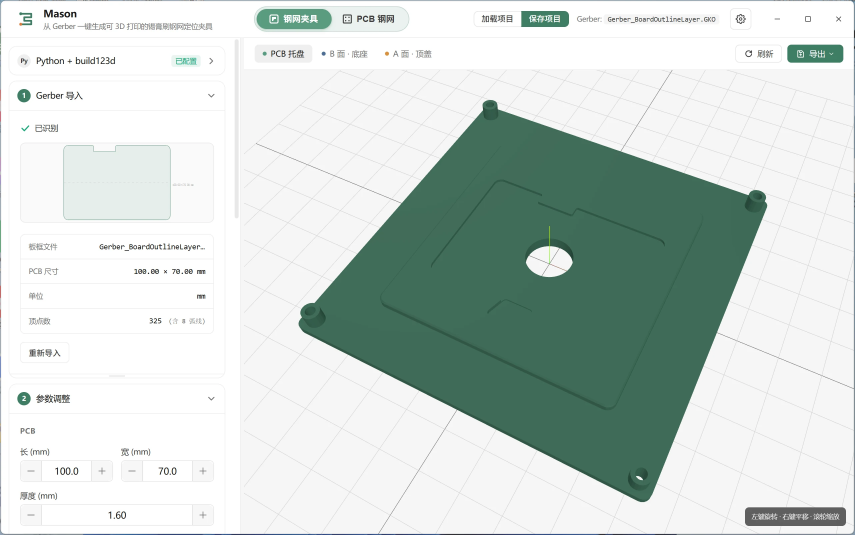
#> input picture docs/assets/shot-jig.webp, 2564 x 1604 px (shown at 1/3 size); its folder holds 4 pictures in this run
$ python build-site-images.py
#> lines starting #> are read from the running program, lines starting #| are printed output that depends on the picture
"""Build responsive website screenshots from the full-resolution WebP assets."""
from pathlib import Path
from PIL import Image

assets = Path(__file__).resolve().parents[1] / "docs" / "assets"
for name in ("shot-jig", "shot-stencil"):
    with Image.open(assets / f"{name}.webp") as source:
#> source is the input picture: PIL image 2564x1604 RGB; mean R, G, B 202.4, 213.2, 208.6
        for width in (800, 1600):
            height = round(source.height * width / source.width)
            image = source.resize((width, height), Image.Resampling.LANCZOS)
            target = assets / f"{name}-{width}.webp"
            image.save(target, "WEBP", quality=84, method=6)
            print(f"{target.name}: {target.stat().st_size:,} bytes")
#> this loop made 2 passes
#> pass 1, `image = source.resize((width, height), Image.Resampling.LANCZOS)`:
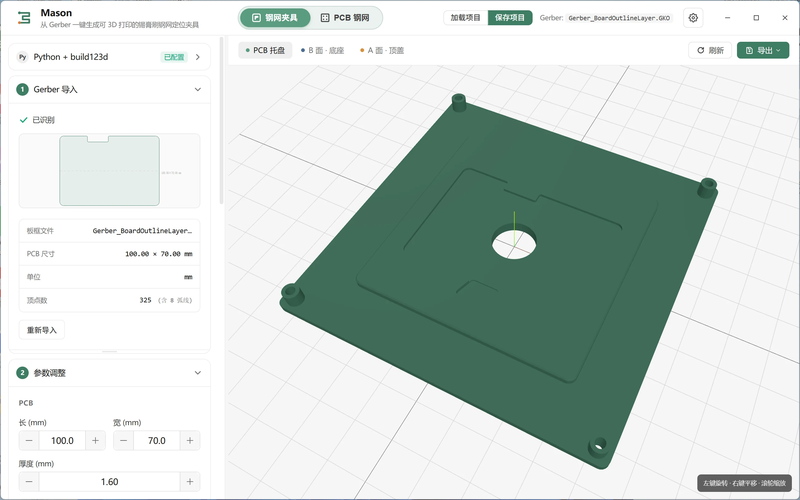
#> image: PIL image 800x500 RGB; mean R, G, B 202.4, 213.2, 208.5
#> (the run stopped early here; a loop or call above may not have finished)
